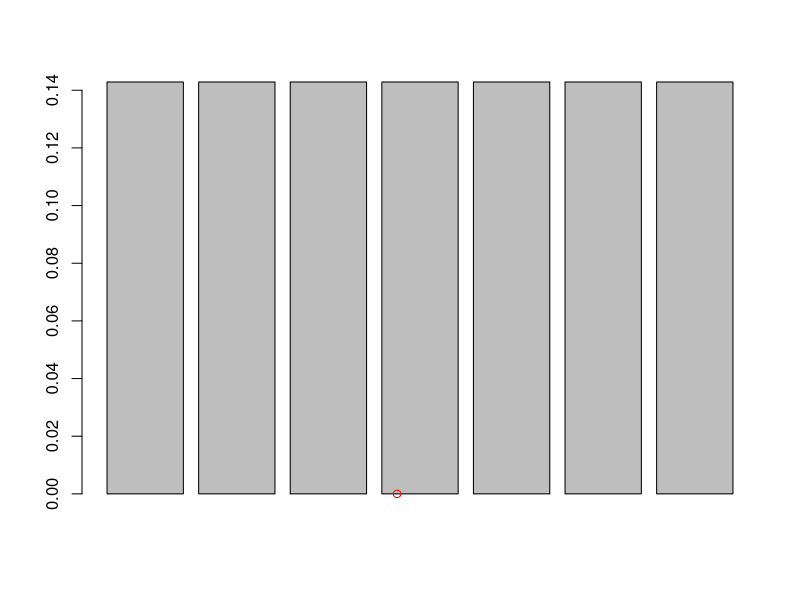
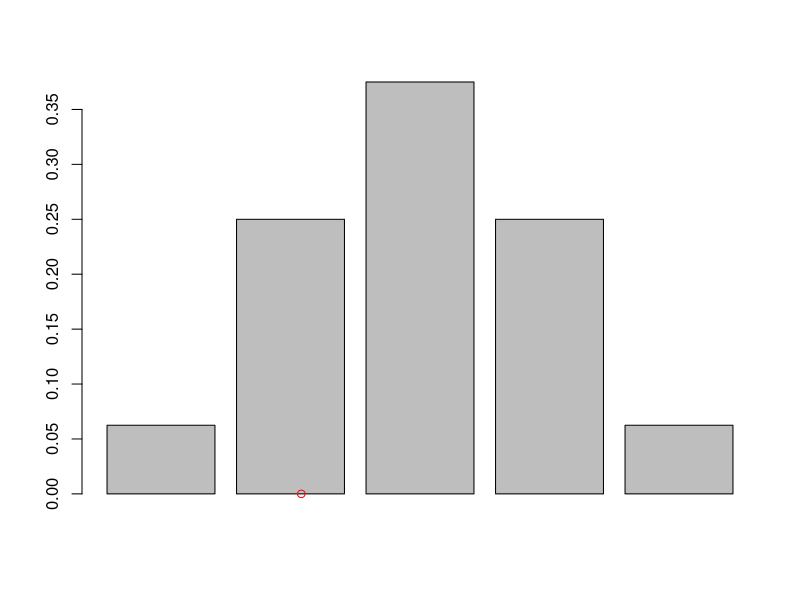

The R source for these figures, in order: (Note: this script raises an error after producing the figures.)
#### 1 ####
#a media
x <- 1:7
p <- 1/7
media <-sum(x*p)
barplot(rep(1/7,7))
points(media,0,col="red")

varianza <- sum((x^2)*p)-media^2
varianza
#b
x <- 0:4
n <- 4
p <- 1/2
media <- sum(x*dbinom(x,n,p))
barplot(dbinom(x,n,p))
points(sum(x*dbinom(x,n,p)),0,col="red")
varianza <- sum((x^2)*dbinom(x,n,p))-media^2
varianza
#### 2 #### comprobando, la x de este ejercicio sera la x del apartado b.
#a E(2X-3)
x <- 0:4
x_t <- x*2 - 3
p <- 1/2
media_t <- sum(x_t*dbinom(x,n,p))
media_t
## resultado analitico 2mu-3
(media*2)-3
## coinciden
#a V(2X-3)
varianza_t <- sum((x_t^2)*dbinom(x,n,p))-media_t^2
varianza_t
#resultado analitico 2^2 v(x)
2^2 * varianza
###b
x <- 0:4
x_t <- 5-x
media_t <- sum(x_t*dbinom(x,n,p))
varianza_t <- sum((x_t^2)*dbinom(x,n,p))-media_t^2
varianza_t
### resultado analitico v(x)
##c E[(x-2)(x+1)]
x <- 0:4
x_t <- (x-2)*(x+1)
media_t <- sum(x_t*dbinom(x,n,p))
media_t
### resultado analitico v(x)
varianza^2 + media^2 - media - 2

#### 3 ####
## a 
x <- c(1,2,1000)
dx <- c(1/4, 1/2, 1/4)
sum(x*dx)
## b 
p.analitica <- 1 - exp(-1)
p.analitica
lambda <- 10
media <- 1/lambda
pexp(media,lambda)
## c 
lambda <- 6
m <- -log(1/2)/lambda
m
1-pexp(m, lambda)

### 4 Se hizo en clase

###  5
x <- 1:3
y <- 1:3
fx <- function(x){p <- c(0.31,0.39,0.30);return(p[x])}
fy <- function(x){p <- c(0.47,0.27,0.26);return(p[x])}
fxy <- function(x,y){
  p <- matrix(c(0.12,0.08,0.11,
                0.18,0.14,0.07,
                0.17,0.05,0.08),byrow=TRUE, ncol=3,nrow=3)
  return(p[x,y])
}
fxy(1,3)
fz <- function(z){p <- c(0.12, 0.26, 0.28, 0.14, NaN, 0.12, NaN, NaN, 0.08); return(p[z])}
z <- c(1,2,3,4,6,9)
sum(fz(z))
esperanza_z <- sum(z*fz(z))
esperanza_z
covari <- esperanza_z - sum(x*fx(x))*sum(y*fy(y))
covari
varianza_x <- sum((x^2)*fx(x)) - sum(x * fx(x))^2
varianza_x
varianza_y <- sum((y^2)*fy(y)) - sum(y * fy(y))^2
varianza_y
corre <- covari/sqrt(varianza_x*varianza_y)
corre

#### 6 ####
fxy <- function(x,y){
  p <- matrix(c(0.1,0.05,0.02,0.02,
                0.05, 0.20, 0.05, 0.02,
                0.02, 0.05, 0.20, 0.04,
                0.02,0.02,0.04,0.10),byrow=TRUE, ncol=4, nrow=4)
  return(p[x,y])
}
fx <- function(x){
  p <- matrix(c(0.1,0.05,0.02,0.02,
                0.05, 0.20, 0.05, 0.02,
                0.02, 0.05, 0.20, 0.04,
                0.02,0.02,0.04,0.10),byrow=TRUE, ncol=4, nrow=4)
  pmarginal <- apply(p, 2, sum)
  return(pmarginal[x])
}
fy <- function(x){
  p <- matrix(c(0.1,0.05,0.02,0.02,
                0.05, 0.20, 0.05, 0.02,
                0.02, 0.05, 0.20, 0.04,
                0.02,0.02,0.04,0.10),byrow=TRUE, ncol=4, nrow=4)
  pmarginal <- apply(p, 1, sum)
  return(pmarginal[x])
}

y <- 1:4
x <- 1:4
eyx = sapply(x, function(x,y){
   
   sum(y*(fxy(x,y)/fx(x)))
       },y=y)

fx(1:4)
 
y <- 1:4
x <- 1:4
ex2y<- sapply(y, function(x,y){
  
  sum((y^2)*(fxy(y,x)/fy(x)))
},y=x)
ex2y

exy<- sapply(y, function(x,y){
  
  sum((y)*(fxy(y,x)/fy(x)))
},y=x)
ex2y[4]-exy[4]^2

 mat <- matrix(c(0.10,0.05,0.02,0.02,0.05,0.20,0.05,0.02,0.02,0.05,
                0.20,0.04,0.02,0.02,0.04,0.10),ncol=4) # Tabla de probabilidades
fx <- apply(mat,2,sum)
# Probabilidades marginales de X
fy <- apply(mat,1,sum)
# Probabilidades marginales de Y
fy_x1 <- mat[,1]/fx[1]
# Probabilidades condicionales de Y dado X=1
fy_x2 <- mat[,2]/fx[2]
# Probabilidades condicionales de Y dado X=2
fy_x3 <- mat[,3]/fx[3]
# Probabilidades condicionales de Y dado X=3
fy_x4 <- mat[,4]/fx[4]
# Probabilidades condicionales de Y dado X=4
fx_y2 <- mat[2,]/fy[2]
# Probabilidades condicionales de X dado Y=2
fx_y4 <- mat[4,]/fy[4]

###c
ex2 <- sum(x*fx(x))
ex2 -3


####b
x <- 0:1000
p <- 0.5
n <- 1000
ex <- sum(x*dbinom(x,n,p))
ex_10 <- ex + ex*0.1 
ex_10
vx <- sum((x^2)*dbinom(x,n,p))-ex^2
vx/(ex_10-ex)^2
#### 8
a <- 1
x <- c(-a, 0, a)
p <- 0.5
N <- 10000
result <-replicate(N, sample(x,1,TRUE,prob=c(p,(1-2*p),p)))
abs(mean(result >= a)-2*p)
mean(result >= a)
### 9

mu <- 75.2
sigma <- sqrt(8.5*(1))
#a 
pnorm(77.4,mu,sigma)-pnorm(73.0,mu,sigma)
#b
1-pnorm(80,mu,sigma)


#### 10
##a
N <- 1000000
data <- rnorm(N)

mean(data <= 3) - mean(data <= -3)
pnorm(3,0,10)-pnorm(-3)
##b
mu <- 3
sigma <- 12
amplitudes <- (1:20000)/20000

for (x in amplitudes){
  print(round(pnorm(mu+sigma*x, mu, sigma)-pnorm(mu-sigma*x,mu,sigma),1))
  if (round(pnorm(mu+sigma*x, mu, sigma)-pnorm(mu-sigma*x,mu,sigma),1) == 0.5){ amplitud = x;break}
}
amplitud

### 11
mu = 86
sigma = 5
mu_10 = mu*0.1
mu-mu_10
mu+mu_10
1-(pnorm(mu+mu_10,mu,sigma)-pnorm(mu-mu_10,mu,sigma))
###d
a = qnorm(0.95,mu,sigma)-mu
pnorm(mu+a, mu,sigma)-pnorm(mu-a, mu,sigma)

### 12
mu = 5.13
sigma = 0.08

##a 
pnorm(5, mu,sigma)
### b
n = 12
p = 1-pnorm(5, mu,sigma)
1-pbinom(9,n,p)
###c
pnorm(5, mu,sigma)
new_mu = 5 + ((mu - qnorm(0.01,mu,sigma))/sigma)*sigma
a = new_mu - mu
pnorm(5, new_mu, sigma)
a

### 13
## c
n = 100
mu = 6
sigma = sqrt(1.5)
sigma_mu <- sigma/sqrt(25)
qt(0.975,24)
qnorm(0.975)
((qt(0.975,24)*sigma)/0.05)^2
N <- 100000
n <- 2556
data <- matrix(rnorm(N*n, mu, sigma),ncol=n)
mean_data <- apply(data, 1, mean)
mean(5.95 <= mean_data & mean_data <= 6.05)

### 14
mu = 3
sigma = sqrt(2.4)
n = (sigma/0.01)^2
N <- 100
data <- matrix(rnorm(N*n, mu,sigma),ncol=n)
data_mean <- apply(data, 1, mean)
sd(data_mean)
### 15
mu = 157.92
sigma = 30.20
n = 75
mu_media = mu
sigma_media = sigma/sqrt(n)
1-pnorm(170,mu_media, sigma_media)
N <- 10000
data <- matrix(rnorm(N*n, mu, sigma), ncol=n)
data_mean <- apply(data, 1, mean)
mean(data_mean >= 170)
### 16
mu = 4675
sigma = 345
mu_suma = 40*mu
sigma_suma =sigma* 40^2 
result = qnorm(0.99, mu_suma, sigma_suma)
N <- 10000000
n <- 40
data <- matrix(rnorm(N*n,mu,sigma),ncol=n)
data_sum <- apply(data, 1, sum)
mean(data_sum <= 192076)

##17
n = 150
p = 0.001
1-pbinom(0,n,p)
### 18
n = 1000
p = 0.4
pbinom(420,n,p)-pbinom(380,n,p)
sum(((0:1000)^2)*dbinom(0:1000, n, p)) - 400^2
### 19
n = 100
mu = 15
sigma = 10
mu_suma = 15*n
sigma_suma = sqrt(n)*sigma
1-pnorm(1700, mu_suma,sigma_suma)
#Distribución normal
N <- 10000
data <- matrix(rnorm(N*n, mu, sigma), ncol=n)
data_suma <- apply(data, 1, sum)
mean(data_suma > 1700)
#Distribución gamma
alpha = mu^2 / (sigma)^2
beta = alpha/mu
N <- 10000
data <- matrix(rgamma(N*n, alpha, beta), ncol=n)
data_suma <- apply(data, 1, sum)
mean(data_suma > 1700)

lambda = 1/mu
N <- 100000
data <- matrix(rexp(N*n, lambda), ncol=n)
data_suma <- apply(data, 1, sum)
mean(data_suma > 1700)
### 20
n = 25
p = 0.3
1-pbinom(9, n, p)
### 21
n = (sqrt(1.44)/0.5)^2
n
### 22
p <- 0.2
N <- c(1,10,20,30,1000,10000,100000,1000000)
cbind(sapply(N, function(x){
   mean(replicate(x, {
    rbinom(1,1,p)
  }))
}),N)
p <- 0.2
N <- c(1,10,20,30,1000,10000,100000,1000000)
cbind(sapply(N, function(x){
  mean(replicate(x, {
    rpois(1,5)
  }) < 4)
}),N)
ppois(3, 5)
### 23
n <- seq(1, 1000, 20)
N <- 10000
result <- sapply(n, function(x){
  
})
### 26
N <- 10000
x <- rnorm(N, 2, 0.1)
y <- exp(x)
ey = mean(y)
y2 <- y^2
ey2 <- mean(y2)
vy <- ey2-ey^2
sdy <- sqrt(vy)

ic_vy <- c( ((N-1)*vy)/qchisq(0.975, N-1), ((N-1)*vy)/qchisq(0.025, N-1) )
ncent <- (4*(sdy/0.01))^2
ncent

wrap <- function(x){
  exp(x)*dnorm(x,2,0.1)
}
curve(wrap(x),-10,10)

result = replicate(10000, {
N <- ncent
x <- rnorm(N, 2, 0.1)
y <- exp(x)
media <- mean(y)

ey-0.005 < media & media < ey+0.005
})
N = 10000
data <- exp(matrix(rnorm(N*ncent, 2, 0.1), ncol=ncent))

mean(result)
result = replicate(1000, {
  N <- 85876.74+10
  x <- rnorm(N, 2, 0.1)
  y <- exp(x)
  media <- mean(y)
  
  
  IC <- mean(y) + c(-1, 1) * 2 * sd(y) / sqrt(N) # IC
  IC[2] - IC[1]
})
mean(result <= 0.01)


((sd(y)/0.01)*qt(0.975,999)*2) ^2
